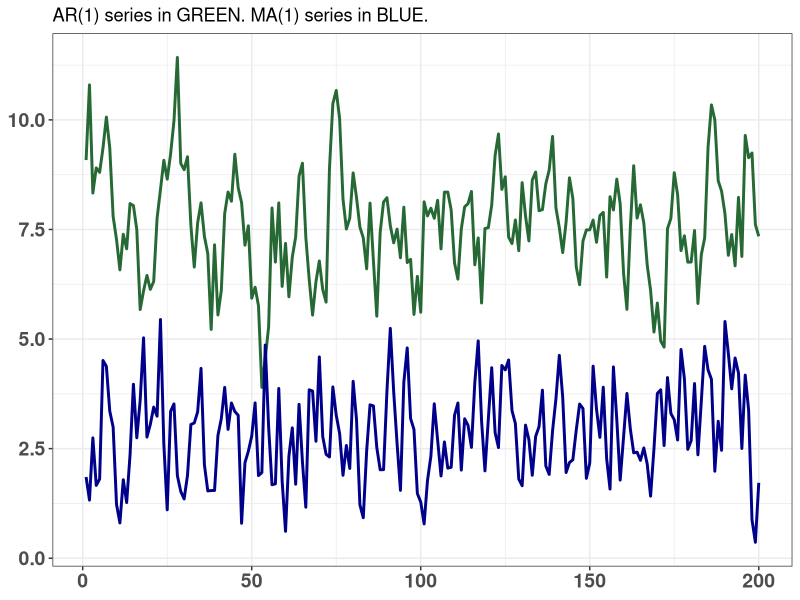

Recreate this plot in R.
## ---- chunk 1
library(tidyverse)

set.seed(25)

MA_mean = 2.0
MA_weight = 0.5
# Generate an MA(1) with mean, μ = 2.0 and weight parameter 𝜃= 0.5
MA <- arima.sim(model=list(order = c(0,0,1), ma = MA_weight), n = 200, mean = MA_mean)

AR_intercept = 3.0
AR_param = 0.6
# Generate an AR(1) with intercept δ = 3.0 and AR parameter ϕ = 0.6 
AR <- arima.sim(model=list(order=c(1,0,0), ar = AR_param), n = 200, mean = AR_intercept)

color_AR = "#266935"
color_MA = "darkblue"

time_ma_ar <- bind_cols(MA, AR) %>% rowid_to_column() %>% 
  rename(y_MA = ...1, y_AR = ...2)
time_ma_ar %>% ggplot(aes(x = rowid)) + 
  theme_bw() + 
  theme(
    axis.title.y = element_blank(),
    axis.title.x = element_blank(),
    axis.text = element_text(size = 14, face = "bold"),
    legend.position = c(0.8, 0.86)
  ) + 
  ggtitle("AR(1) series in GREEN. MA(1) series in BLUE.") + 
  geom_line(aes(y = y_AR), color = color_AR, size = 1) +
  geom_line(aes(y = y_MA), color = color_MA, size = 1) +
  scale_y_continuous(breaks = c(0, 2.5, 5.0, 7.5, 10, 12.5))
  # scale_color_manual(name = "Simulations with arima.sim()", labels=c("MA(1)", "AR(1)"))

# MA mean is intercept
lr_mean_AR <- AR_intercept/(1 - AR_param)
variance_MA <- (1 + MA_weight^2)*1
variance_AR <- 1/(1 - AR_param^2)

lr_mean_AR
variance_MA
variance_AR

